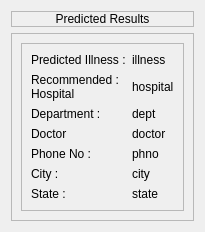
                               <widget class="QWidget" name="page_3">
                                <layout class="QVBoxLayout" name="verticalLayout_21">
                                 <item alignment="Qt::AlignTop">
                                  <widget class="QFrame" name="frame_17">
                                   <property name="frameShape">
                                    <enum>QFrame::StyledPanel</enum>
                                   </property>
                                   <property name="frameShadow">
                                    <enum>QFrame::Raised</enum>
                                   </property>
                                   <layout class="QVBoxLayout" name="verticalLayout_22">
                                    <property name="spacing">
                                     <number>0</number>
                                    </property>
                                    <property name="leftMargin">
                                     <number>0</number>
                                    </property>
                                    <property name="topMargin">
                                     <number>0</number>
                                    </property>
                                    <property name="rightMargin">
                                     <number>0</number>
                                    </property>
                                    <property name="bottomMargin">
                                     <number>0</number>
                                    </property>
                                    <item>
                                     <widget class="QLabel" name="label_8">
                                      <property name="styleSheet">
                                       <string notr="true">font: 18pt &quot;Century Gothic&quot;;</string>
                                      </property>
                                      <property name="text">
                                       <string>Predicted Results</string>
                                      </property>
                                      <property name="alignment">
                                       <set>Qt::AlignCenter</set>
                                      </property>
                                     </widget>
                                    </item>
                                   </layout>
                                  </widget>
                                 </item>
                                 <item alignment="Qt::AlignHCenter|Qt::AlignVCenter">
                                  <widget class="QFrame" name="frame_18">
                                   <property name="sizePolicy">
                                    <sizepolicy hsizetype="Preferred" vsizetype="Expanding">
                                     <horstretch>0</horstretch>
                                     <verstretch>0</verstretch>
                                    </sizepolicy>
                                   </property>
                                   <property name="frameShape">
                                    <enum>QFrame::StyledPanel</enum>
                                   </property>
                                   <property name="frameShadow">
                                    <enum>QFrame::Raised</enum>
                                   </property>
                                   <layout class="QHBoxLayout" name="horizontalLayout_8">
                                    <item>
                                     <widget class="QFrame" name="frame_19">
                                      <property name="frameShape">
                                       <enum>QFrame::StyledPanel</enum>
                                      </property>
                                      <property name="frameShadow">
                                       <enum>QFrame::Raised</enum>
                                      </property>
                                      <layout class="QFormLayout" name="formLayout">
                                       <item row="0" column="0">
                                        <widget class="QLabel" name="label_9">
                                         <property name="styleSheet">
                                          <string notr="true">font: 16pt &quot;Century Gothic&quot;;</string>
                                         </property>
                                         <property name="text">
                                          <string>Predicted Illness :</string>
                                         </property>
                                        </widget>
                                       </item>
                                       <item row="0" column="1">
                                        <widget class="QLabel" name="label_10">
                                         <property name="styleSheet">
                                          <string notr="true">font: 16pt &quot;Century Gothic&quot;;</string>
                                         </property>
                                         <property name="text">
                                          <string>illness</string>
                                         </property>
                                        </widget>
                                       </item>
                                       <item row="1" column="0">
                                        <widget class="QLabel" name="label_11">
                                         <property name="styleSheet">
                                          <string notr="true">font: 16pt &quot;Century Gothic&quot;;</string>
                                         </property>
                                         <property name="text">
                                          <string>Recommended :
Hospital</string>
                                         </property>
                                        </widget>
                                       </item>
                                       <item row="1" column="1">
                                        <widget class="QLabel" name="label_12">
                                         <property name="styleSheet">
                                          <string notr="true">font: 16pt &quot;Century Gothic&quot;;</string>
                                         </property>
                                         <property name="text">
                                          <string>hospital</string>
                                         </property>
                                        </widget>
                                       </item>
                                       <item row="2" column="0">
                                        <widget class="QLabel" name="label_13">
                                         <property name="styleSheet">
                                          <string notr="true">font: 16pt &quot;Century Gothic&quot;;</string>
                                         </property>
                                         <property name="text">
                                          <string>Department : </string>
                                         </property>
                                        </widget>
                                       </item>
                                       <item row="2" column="1">
                                        <widget class="QLabel" name="label_14">
                                         <property name="styleSheet">
                                          <string notr="true">font: 16pt &quot;Century Gothic&quot;;</string>
                                         </property>
                                         <property name="text">
                                          <string>dept</string>
                                         </property>
                                        </widget>
                                       </item>
                                       <item row="3" column="0">
                                        <widget class="QLabel" name="label_15">
                                         <property name="styleSheet">
                                          <string notr="true">font: 16pt &quot;Century Gothic&quot;;</string>
                                         </property>
                                         <property name="text">
                                          <string>Doctor</string>
                                         </property>
                                        </widget>
                                       </item>
                                       <item row="3" column="1">
                                        <widget class="QLabel" name="label_17">
                                         <property name="styleSheet">
                                          <string notr="true">font: 16pt &quot;Century Gothic&quot;;</string>
                                         </property>
                                         <property name="text">
                                          <string>doctor</string>
                                         </property>
                                        </widget>
                                       </item>
                                       <item row="4" column="0">
                                        <widget class="QLabel" name="label_18">
                                         <property name="styleSheet">
                                          <string notr="true">font: 16pt &quot;Century Gothic&quot;;</string>
                                         </property>
                                         <property name="text">
                                          <string>Phone No : </string>
                                         </property>
                                        </widget>
                                       </item>
                                       <item row="4" column="1">
                                        <widget class="QLabel" name="label_19">
                                         <property name="styleSheet">
                                          <string notr="true">font: 16pt &quot;Century Gothic&quot;;</string>
                                         </property>
                                         <property name="text">
                                          <string>phno</string>
                                         </property>
                                        </widget>
                                       </item>
                                       <item row="5" column="0">
                                        <widget class="QLabel" name="label_20">
                                         <property name="styleSheet">
                                          <string notr="true">font: 16pt &quot;Century Gothic&quot;;</string>
                                         </property>
                                         <property name="text">
                                          <string>City : </string>
                                         </property>
                                        </widget>
                                       </item>
                                       <item row="5" column="1">
                                        <widget class="QLabel" name="label_21">
                                         <property name="styleSheet">
                                          <string notr="true">font: 16pt &quot;Century Gothic&quot;;</string>
                                         </property>
                                         <property name="text">
                                          <string>city</string>
                                         </property>
                                        </widget>
                                       </item>
                                       <item row="6" column="0">
                                        <widget class="QLabel" name="label_22">
                                         <property name="styleSheet">
                                          <string notr="true">font: 16pt &quot;Century Gothic&quot;;</string>
                                         </property>
                                         <property name="text">
                                          <string>State : </string>
                                         </property>
                                        </widget>
                                       </item>
                                       <item row="6" column="1">
                                        <widget class="QLabel" name="label_25">
                                         <property name="styleSheet">
                                          <string notr="true">font: 16pt &quot;Century Gothic&quot;;</string>
                                         </property>
                                         <property name="text">
                                          <string>state</string>
                                         </property>
                                        </widget>
                                       </item>
                                      </layout>
                                     </widget>
                                    </item>
                                   </layout>
                                  </widget>
                                 </item>
                                </layout>
                               </widget>
